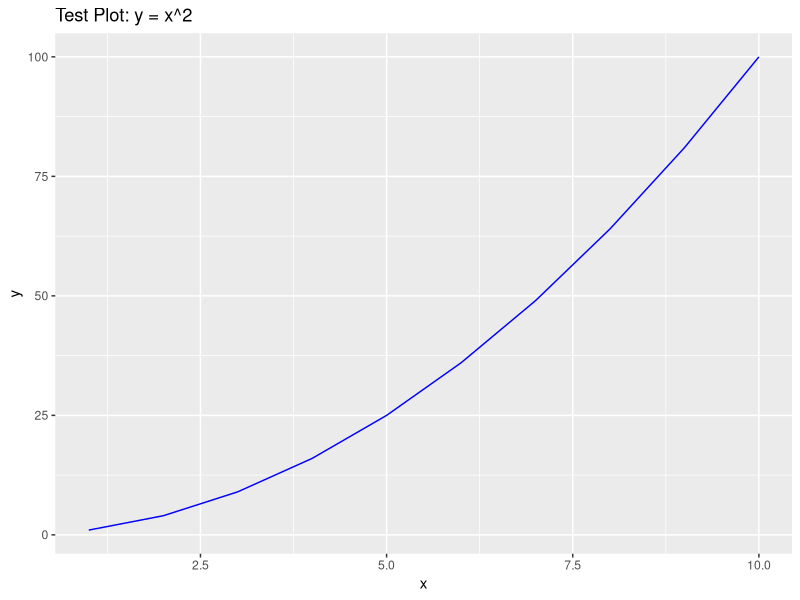

The R source for this figure:
# Load ggplot2
library(ggplot2)

# Create a simple plot
df <- data.frame(x = 1:10, y = (1:10)^2)
ggplot(df, aes(x = x, y = y)) +
  geom_line(color = "blue") +
  ggtitle("Test Plot: y = x^2")
